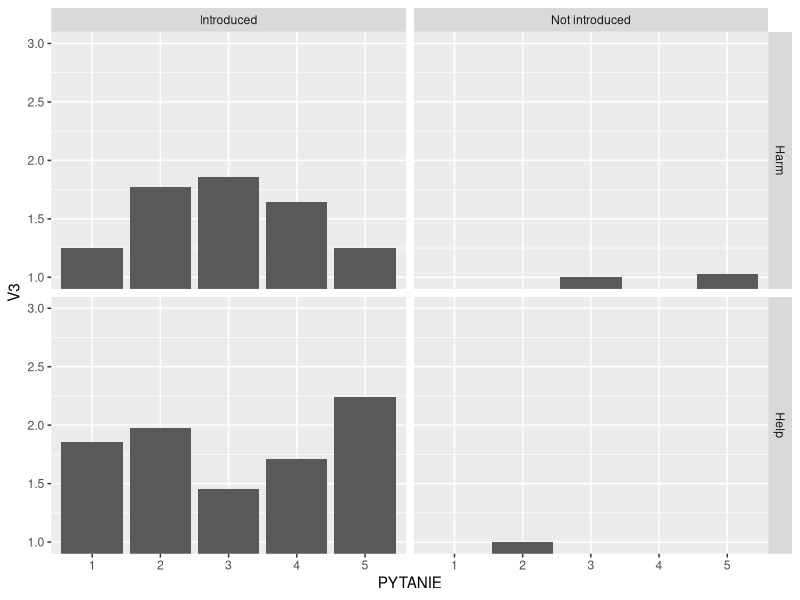

Reproduce this figure in R. (Note: this script raises an error after producing the figure.)
library(ggplot2)
library(scales)
library(grid)
library(ggthemes)

data <- read.csv("results-survey254952.csv")
data2 <-read.csv("results-survey129171.csv")
data3 <-read.csv("results-survey898773.csv")


data <- data[which(data$MULTIMULTI == 2),] ## Tylko BISy tzn. pytania o zachowania dyrektora
data <- data[which(data$MULTILOTEK != 5),] ## Wywalamy kruki
data <- data[which(data$MULTILOTEK != 6),] ## Wywalamy kruki cd.
data <- data[which(data$MULTILOTEK != 6),] ## Wywalamy kruki cd.
data <- data[which(data$MULTILOTEK != 2),] ## Wywalamy błędny cd.


data$ACTION <- ifelse(data$MULTILOTEK %in% c(1,3), "Introduced", "Not introduced")
data$GROUP <- ifelse(data$MULTILOTEK %in% c(1,2), "Harm", "Help")

data2$ACTION <- ifelse(data2$MULTILOTEK %in% c(1,3), "Introduced", "Not introduced")
data2$GROUP <- ifelse(data2$MULTILOTEK %in% c(1,2), "Harm", "Help")


## Suwak I

data$SUWAK_1 <-rowSums(
  cbind(data$BISHARMPRIMSUWAKI.1.,
        data$BISHARMPRIMSUWAKI.1..1,
        # data2$BISHARMBISSUWAKI.A1.,
        # data2$r713q19.1.,
        data$BISHELPPRIMSUWAKI.1.,
        data$BISHELPPRIMSUWAKI.1..1,
        data$BISHELPBISSUWAKI.1.,
        data$BISHELPBISSUWAKI.1..1), na.rm = TRUE)



data$SUWAK_2 <- rowSums(
  cbind(data$BISHARMPRIMSUWAKI.2.,
        data$BISHARMPRIMSUWAKI.2..1,
        #data2$BISHARMBISSUWAKI.A2.,
        #data2$r713q19.2.,
        data$BISHELPPRIMSUWAKI.2.,
        data$BISHELPPRIMSUWAKI.2..1,
        data$BISHELPBISSUWAKI.2.,
        data$BISHELPBISSUWAKI.2..1), na.rm = TRUE)


data$SUWAK_3 <- rowSums(
  cbind(data$BISHARMPRIMSUWAKI.3.,
        data$BISHARMPRIMSUWAKI.3..1,
        #data2$r713q19.3.,
        #data2$BISHARMBISSUWAKI.A3.,
        data$BISHELPPRIMSUWAKI.3.,
        data$BISHELPPRIMSUWAKI.3..1,
        data$BISHELPBISSUWAKI.3.,
        data$BISHELPBISSUWAKI.3..1), na.rm = TRUE)


data$SUWAK_4 <- rowSums(
  cbind(data$BISHARMPRIMSUWAKI.4.,
        data$BISHARMPRIMSUWAKI.4..1,
        #data2$BISHARMBISSUWAKI.A4.,
        #data2$r713q19.4.,
        data$BISHELPPRIMSUWAKI.4.,
        data$BISHELPPRIMSUWAKI.4..1,
        data$BISHELPBISSUWAKI.4.,
        data$BISHELPBISSUWAKI.4..1), na.rm = TRUE)

data$SUWAK_5 <- rowSums(
  cbind(data$BISHARMPRIMSUWAKI.5.,
        data$BISHARMPRIMSUWAKI.5..1,
        #data2$BISHARMBISSUWAKI.A5.,
        #data2$r713q19.5.,
        data$BISHELPPRIMSUWAKI.5.,
        data$BISHELPPRIMSUWAKI.5..1,
        data$BISHELPBISSUWAKI.5.,
        data$BISHELPBISSUWAKI.5..1), na.rm = TRUE)


## Badnie dodatkowe...

data2 <- data2[which(data2$MULTILOTEK == 2),] ## Tylko HARMBIS
data2 <- data2[which(data2$MULTIMULTI == 2),] ## Tylko BISy tzn. pytania o zachowania dyrektora

data2$SUWAK_1 <-rowSums(
  cbind( data2$BISHARMBISSUWAKI.A1.,
        data2$r713q19.1.), na.rm = TRUE)



data2$SUWAK_2 <- rowSums(
  cbind(data2$BISHARMBISSUWAKI.A2.,
        data2$r713q19.2.), na.rm = TRUE)


data2$SUWAK_3 <- rowSums(
  cbind(data2$r713q19.3.,
        data2$BISHARMBISSUWAKI.A3.), na.rm = TRUE)


data2$SUWAK_4 <- rowSums(
  cbind(data2$BISHARMBISSUWAKI.A4.,
        data2$r713q19.4.), na.rm = TRUE)

data2$SUWAK_5 <- rowSums(
  cbind(data2$BISHARMBISSUWAKI.A5.,
        data2$r713q19.5.), na.rm = TRUE)




s1 <- as.data.frame(cbind(data$GROUP, data$ACTION, data$SUWAK_1))
s2 <- as.data.frame(cbind(data$GROUP, data$ACTION, data$SUWAK_2))
s3 <- as.data.frame(cbind(data$GROUP, data$ACTION, data$SUWAK_3))
s4 <- as.data.frame(cbind(data$GROUP, data$ACTION, data$SUWAK_4))
s5 <- as.data.frame(cbind(data$GROUP, data$ACTION, data$SUWAK_5))

s1$PYTANIE <- 1
s2$PYTANIE <- 2
s3$PYTANIE <- 3
s4$PYTANIE <- 4
s5$PYTANIE <- 5

data_s <- rbind(s1,s2,s3,s4,s5)
data_s$V3 <- as.numeric(data_s$V3)-1

data_s$PYTANIE <- as.factor(data_s$PYTANIE)

as1 <- as.data.frame(cbind(data2$GROUP, data2$ACTION, data2$SUWAK_1))
as2 <- as.data.frame(cbind(data2$GROUP, data2$ACTION, data2$SUWAK_2))
as3 <- as.data.frame(cbind(data2$GROUP, data2$ACTION, data2$SUWAK_3))
as4 <- as.data.frame(cbind(data2$GROUP, data2$ACTION, data2$SUWAK_4))
as5 <- as.data.frame(cbind(data2$GROUP, data2$ACTION, data2$SUWAK_5))

as1$PYTANIE <- 1
as2$PYTANIE <- 2
as3$PYTANIE <- 3
as4$PYTANIE <- 4
as5$PYTANIE <- 5

adata_s <- rbind(as1,as2,as3,as4,as5)
adata_s$V3 <- as.numeric(adata_s$V3)-1

adata_s$PYTANIE <- as.factor(adata_s$PYTANIE)

data_S <- rbind(data_s, adata_s)



## WYKRES ŚREDNICH W PYTANIU CZY DYREKTOR PRYCZYNIŁ SIĘ...
plot <- ggplot(data = data_S) + aes(y=V3, x=PYTANIE) + stat_summary(fun.y = mean, geom = "bar") + facet_grid(V1~V2) + coord_cartesian(ylim = c(1, 3))

## TEST WILCOXA MIĘDZY PYTANIAMI 5 i 2 DLA PAR 5:2 
wilcox.test(
data_S[which(data_S$V1=="Harm" & data_S$V2 =="Introduced" &data_S$PYTANIE == "5"),]$V3,
data_S[which(data_S$V1=="Harm" & data_S$V2 =="Introduced" &data_S$PYTANIE == "2"),]$V3) 

wilcox.test(
  data_S[which(data_S$V1=="Help" & data_S$V2 =="Introduced" &data_S$PYTANIE == "5"),]$V3,
  data_S[which(data_S$V1=="Help" & data_S$V2 =="Introduced" &data_S$PYTANIE == "2"),]$V3) 

wilcox.test(
  data_S[which(data_S$V1=="Harm" & data_S$V2 =="Not introduced" &data_S$PYTANIE == "5"),]$V3,
  data_S[which(data_S$V1=="Harm" & data_S$V2 =="Not introduced" &data_S$PYTANIE == "2"),]$V3) 

wilcox.test(
  data_S[which(data_S$V1=="Help" & data_S$V2 =="Not introduced" &data_S$PYTANIE == "5"),]$V3,
  data_S[which(data_S$V1=="Help" & data_S$V2 =="Not introduced" &data_S$PYTANIE == "2"),]$V3) 

## TEST WILCOXA DLA GLOBALNEJ RÓŻNICY
wilcox.test(
  data_S[which(data_S$V1=="Help" & data_S$V2 =="Not introduced"),]$V3,
  data_S[which(data_S$V1=="Harm" & data_S$V2 =="Not introduced"),]$V3)

wilcox.test(
  data_S[which(data_S$V1=="Help" & data_S$V2 =="Introduced"),]$V3,
  data_S[which(data_S$V1=="Harm" & data_S$V2 =="Introduced"),]$V3)



fit <- lm(V3 ~ V1*V2*PYTANIE, data=data_S)
Anova(fit, type =2)
HSD.test(fit, c("V1", "V2", "PYTANIE"), console = TRUE)



## SPRAWSTWO
data <- read.csv("results-survey254952.csv")
data2 <-read.csv("results-survey129171.csv")
data3 <-read.csv("results-survey898773.csv")


data <- data[which(data$MULTIMULTI == 2),] ## Tylko BISy tzn. pytania o zachowania dyrektora
data <- data[which(data$MULTILOTEK != 5),] ## Wywalamy kruki
data <- data[which(data$MULTILOTEK != 6),] ## Wywalamy kruki cd.


data$ACTION <- ifelse(data$MULTILOTEK %in% c(1,3), "Introduced", "Not introduced")
data$GROUP <- ifelse(data$MULTILOTEK %in% c(1,2), "Harm", "Help")
data <- data[which(data$MULTILOTEK != 2),] ## Wywalamy błędny cd. 

data$AGENCYHARMPRIM1 <- ifelse(data$AGENCYHARMPRIM.1. == "", NA, data$AGENCYHARMPRIM.1.)-2
data$AGENCYHARMPRIM2 <- ifelse(data$AGENCYHARMPRIM.2. == "", NA, data$AGENCYHARMPRIM.2.)-2
data$AGENCYHARMPRIM3 <- ifelse(data$AGENCYHARMPRIM.3. == "", NA, data$AGENCYHARMPRIM.3.)-2
data$AGENCYHARMPRIM4 <- ifelse(data$AGENCYHARMPRIM.4. == "", NA, data$AGENCYHARMPRIM.4.)-2
data$AGENCYHARMPRIM5 <- ifelse(data$AGENCYHARMPRIM.5. == "", NA, data$AGENCYHARMPRIM.5.)-2

data$AGENCYHELPPRIM1 <- ifelse(data$AGENCYHELPPRIM.1. == "", NA, data$AGENCYHELPPRIM.1.)-2
data$AGENCYHELPPRIM2 <- ifelse(data$AGENCYHELPPRIM.2. == "", NA, data$AGENCYHELPPRIM.2.)-2
data$AGENCYHELPPRIM3 <- ifelse(data$AGENCYHELPPRIM.3. == "", NA, data$AGENCYHELPPRIM.3.)-2
data$AGENCYHELPPRIM4 <- ifelse(data$AGENCYHELPPRIM.4. == "", NA, data$AGENCYHELPPRIM.4.)-2
data$AGENCYHELPPRIM5 <- ifelse(data$AGENCYHELPPRIM.5. == "", NA, data$AGENCYHELPPRIM.5.)-2

data$AGENCYHELPBIS1 <- ifelse(data$AGENCYHELPBIS.1. == "", NA, data$AGENCYHELPBIS.1.)-2
data$AGENCYHELPBIS2 <- ifelse(data$AGENCYHELPBIS.2. == "", NA, data$AGENCYHELPBIS.2.)-2
data$AGENCYHELPBIS3 <- ifelse(data$AGENCYHELPBIS.3. == "", NA, data$AGENCYHELPBIS.3.)-2
data$AGENCYHELPBIS4 <- ifelse(data$AGENCYHELPBIS.4. == "", NA, data$AGENCYHELPBIS.4.)-2
data$AGENCYHELPBIS5 <- ifelse(data$AGENCYHELPBIS.5. == "", NA, data$AGENCYHELPBIS.5.)-2

data$AGENCY1 <- rowSums(cbind(data$AGENCYHARMPRIM1, data$AGENCYHELPPRIM1, data$AGENCYHELPBIS1), na.rm = TRUE) 
data$AGENCY2 <- rowSums(cbind(data$AGENCYHARMPRIM2, data$AGENCYHELPPRIM2, data$AGENCYHELPBIS2), na.rm = TRUE) 
data$AGENCY3 <- rowSums(cbind(data$AGENCYHARMPRIM3, data$AGENCYHELPPRIM3, data$AGENCYHELPBIS3), na.rm = TRUE) 
data$AGENCY4 <- rowSums(cbind(data$AGENCYHARMPRIM4, data$AGENCYHELPPRIM4, data$AGENCYHELPBIS4), na.rm = TRUE) 
data$AGENCY5 <- rowSums(cbind(data$AGENCYHARMPRIM5, data$AGENCYHELPPRIM5, data$AGENCYHELPBIS5), na.rm = TRUE) 

agencys1 <- as.data.frame(cbind(data$GROUP, data$ACTION, data$AGENCY1))
agencys2 <- as.data.frame(cbind(data$GROUP, data$ACTION, data$AGENCY2))
agencys3 <- as.data.frame(cbind(data$GROUP, data$ACTION, data$AGENCY3))
agencys4 <- as.data.frame(cbind(data$GROUP, data$ACTION, data$AGENCY4))
agencys5 <- as.data.frame(cbind(data$GROUP, data$ACTION, data$AGENCY5))

agencys1$PYTANIE <- 1
agencys2$PYTANIE <- 2
agencys3$PYTANIE <- 3
agencys4$PYTANIE <- 4
agencys5$PYTANIE <- 5

agencydata_s <- rbind(agencys1,agencys2,agencys3,agencys4,agencys5)
agencydata_s$PYTANIE <- as.factor(agencydata_s$PYTANIE)
agencydata_s$V3 <- as.numeric(agencydata_s$V3)-1


## BŁĄÐ...

data3$AGENCYHARMBIS1 <- ifelse(data3$AGENCYHARMBIS.1. == "", NA, data3$AGENCYHARMBIS.1.)
data3$AGENCYHARMBIS2 <- ifelse(data3$AGENCYHARMBIS.2. == "", NA, data3$AGENCYHARMBIS.2.)
data3$AGENCYHARMBIS3 <- ifelse(data3$AGENCYHARMBIS.3. == "", NA, data3$AGENCYHARMBIS.3.)
data3$AGENCYHARMBIS4 <- ifelse(data3$AGENCYHARMBIS.4. == "", NA, data3$AGENCYHARMBIS.4.)
data3$AGENCYHARMBIS5 <- ifelse(data3$AGENCYHARMBIS.5. == "", NA, data3$AGENCYHARMBIS.5.)

data3 <- data3[which(data3$MULTIMULTI == 2),] ## Tylko BISy tzn. pytania o zachowania dyrektora
data3 <- data3[which(data3$MULTILOTEK == 2),] ## Wywalamy kruki



data3$ACTION <- rep("Not introduced", nrow(data3))
data3$GROUP <- rep("Harm", nrow(data3))
agencys1 <- as.data.frame(cbind(data3$GROUP, data3$ACTION, data3$AGENCYHARMBIS1))
agencys2 <- as.data.frame(cbind(data3$GROUP, data3$ACTION, data3$AGENCYHARMBIS2))
agencys3 <- as.data.frame(cbind(data3$GROUP, data3$ACTION, data3$AGENCYHARMBIS3))
agencys4 <- as.data.frame(cbind(data3$GROUP, data3$ACTION, data3$AGENCYHARMBIS4))
agencys5 <- as.data.frame(cbind(data3$GROUP, data3$ACTION, data3$AGENCYHARMBIS5))

agencys1$PYTANIE <- rep(1, nrow(agencys1))
agencys2$PYTANIE <- rep(2, nrow(agencys2))
agencys3$PYTANIE <- rep(3, nrow(agencys3))
agencys4$PYTANIE <- rep(4, nrow(agencys4))
agencys5$PYTANIE <- rep(5, nrow(agencys5))

e_agencydata_s <- rbind(agencys1,agencys2,agencys3,agencys4,agencys5)
e_agencydata_s$PYTANIE <- as.factor(e_agencydata_s$PYTANIE)
e_agencydata_s$V3 <- as.numeric(e_agencydata_s$V3)-1

agency_data <- rbind(agencydata_s, e_agencydata_s)

as.factor(agency_data$V3)

## TESTY CHIKWADAT

chisq.test(as.factor(agency_data[which(agency_data$V1=="Help" & agency_data$V2 =="Not introduced" &agency_data$PYTANIE %in% c("3","5")),]$V3),
as.factor(agency_data[which(agency_data$V1=="Help" & agency_data$V2 =="Not introduced" &agency_data$PYTANIE %in% c("3","5")),]$PYTANIE))

chisq.test(as.factor(agency_data[which(agency_data$V1=="Harm" & agency_data$V2 =="Not introduced" &agency_data$PYTANIE %in% c("3","5")),]$V3),
           as.factor(agency_data[which(agency_data$V1=="Harm" & agency_data$V2 =="Not introduced" &agency_data$PYTANIE %in% c("3","5")),]$PYTANIE))

chisq.test(as.factor(agency_data[which(agency_data$V1=="Help" & agency_data$V2 =="Introduced" &agency_data$PYTANIE %in% c("3","5")),]$V3),
           as.factor(agency_data[which(agency_data$V1=="Help" & agency_data$V2 =="Introduced" &agency_data$PYTANIE %in% c("3","5")),]$PYTANIE))

chisq.test(as.factor(agency_data[which(agency_data$V1=="Harm" & agency_data$V2 =="Introduced" &agency_data$PYTANIE %in% c("3","5")),]$V3),
           as.factor(agency_data[which(agency_data$V1=="Harm" & agency_data$V2 =="Introduced" &agency_data$PYTANIE %in% c("3","5")),]$PYTANIE))



agency_data$V4 <- as.factor(agency_data$V3)

attach(agency_data[which(agency_data$V2 == "Introduced"),])
chisq.test(V1, V3)
detach(agency_data[which(agency_data$V2 == "Introduced"),])

attach(agency_data[which(agency_data$V2 == "Not introduced"),])
chisq.test(V1, V3)
detach(agency_data[which(agency_data$V2 == "Not introduced"),])



plot2 <- ggplot(data = agency_data) + aes(y=V3, x=PYTANIE) + stat_summary(fun.y = mean, geom = "bar") + facet_grid(V1~V2)







## INTENCJONALNOŚĆ



data$INTENCJONALNOSC_STARV <-rowSums(cbind((ifelse(data$INTHARMPRIM2 == "N/A", NA, data$INTHARMPRIM2) - 2),
                                           (ifelse(data$INTHELPPRIM2 == "N/A", NA, data$INTHELPPRIM2) - 2),
                                           (ifelse(data$INTHELPBIS2 == "N/A", NA, data$INTHELPBIS2) - 2)), na.rm=TRUE)



data3$INTENCJONALNOSC_STARV <- ifelse(data3$INTHARMBIS2 == "N/A", NA, data3$INTHARMBIS2) -1


data$INTENCJONALNOSC_ENV <-rowSums(cbind((ifelse(data$INTHARMPRIM1 == "N/A", NA, data$INTHARMPRIM1) - 2),
                                         (ifelse(data$INTHELPPRIM == "N/A", NA, data$INTHELPPRIM) - 2),
                                         (ifelse(data$INTHELPBIS == "N/A", NA, data$INTHELPBIS) - 2)), na.rm=TRUE)



data3$INTENCJONALNOSC_ENV <- ifelse(data3$INTHARMBIS == "N/A", NA, data3$INTHARMBIS)-1


data$I_STARV <- ifelse(data$INTENCJONALNOSC_STARV == 1, "Tak", "Nie")
data$I_ENV <- ifelse(data$INTENCJONALNOSC_ENV == 1, "Tak", "Nie")
data3$I_STARV <- ifelse(data3$INTENCJONALNOSC_STARV == 1, "Tak", "Nie")
data3$I_ENV <- ifelse(data3$INTENCJONALNOSC_ENV == 1, "Tak", "Nie")


data_intentionality <- rbind(
  as.data.frame(cbind(data$GROUP, data$ACTION, data$I_ENV, data$I_STARV)),
  as.data.frame(cbind(data3$GROUP, data3$ACTION, data3$I_ENV, data3$I_STARV)))



attach(data_intentionality)
xtable <-xtabs(~ V3 + V1 + V2, drop.unused.levels = TRUE)
xtable[1:2,1:2,1] <- prop.table(xtable[1:2,1:2,1],2)
xtable[1:2,1:2,2] <- prop.table(xtable[1:2,1:2,2],2)
detach(data_intentionality)

attach(data_intentionality)
xtable2 <-xtabs(~ V4 + V1 + V2, drop.unused.levels = TRUE)
xtable2[1:2,1:2,1] <- prop.table(xtable2[1:2,1:2,1],2)
xtable2[1:2,1:2,2] <- prop.table(xtable2[1:2,1:2,2],2)
detach(data_intentionality)

f1 <- as.data.frame(xtable)
f2 <- as.data.frame(xtable2)

f1$QUESTION <- "Environment"
f2$QUESTION <- "Starvation"
colnames(f2)[1] <- "V3"

data_intentionality_s <- rbind(f1, f2)

data_intentionality_s$V3 <- factor(data_intentionality_s$V3, levels = levels(data_intentionality_s$V3)[c(2,1)])
data_intentionality_s <- data_intentionality_s[order(data_intentionality_s$V3), ]

plot3 <- ggplot(data = data_intentionality_s) + aes(y=Freq, x=QUESTION, fill=V3) + geom_bar(stat="identity") + facet_grid(V1~V2)

  

